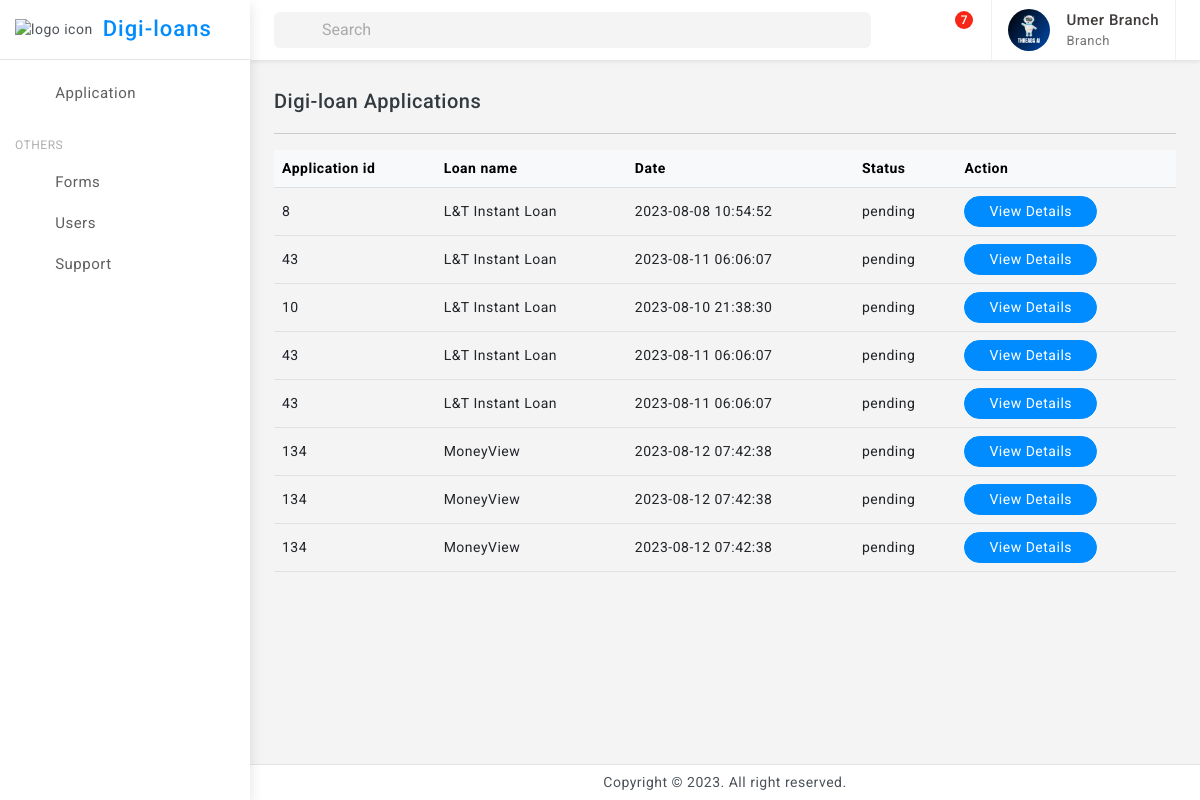
The app's page /loan_applications (signed in), older data.
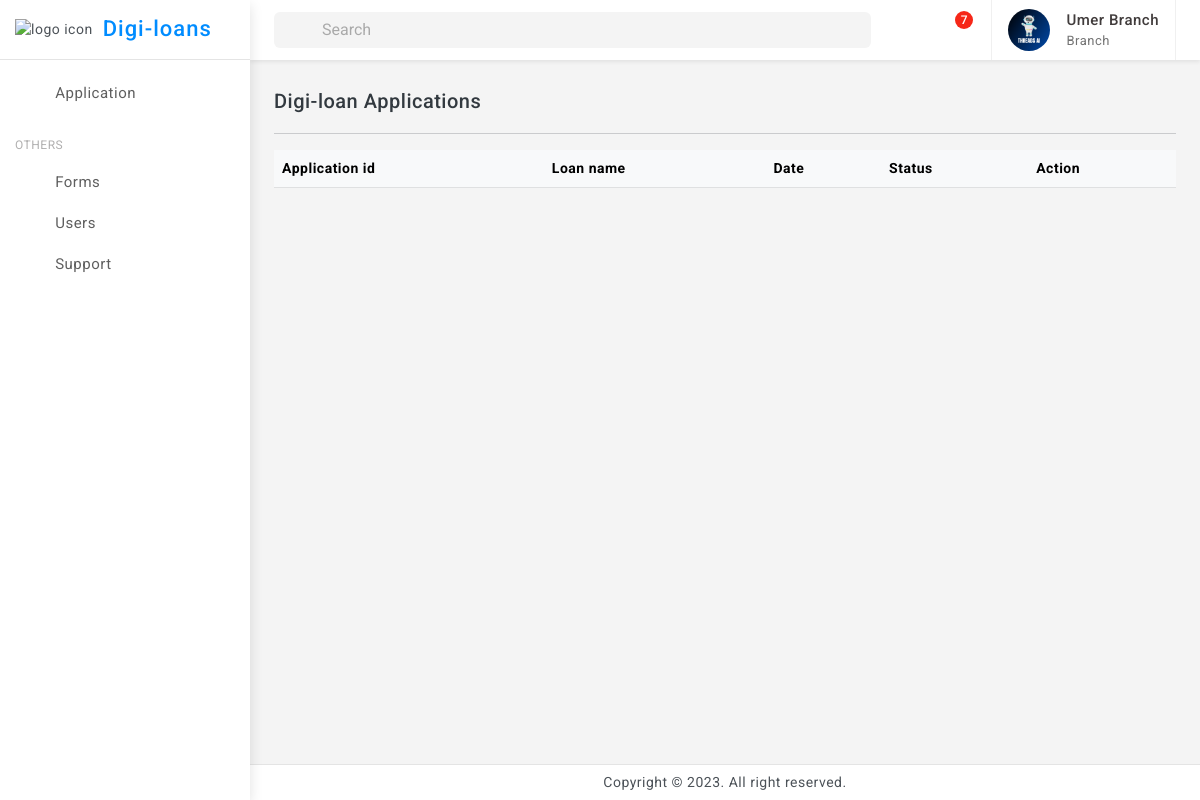
The same page, newer data.
### tables this page shows
CREATE TABLE "ProductForms" (
	"form_id"	INTEGER,
	"product_id"	INTEGER,
	"form_title"	TEXT,
	"form_fields"	TEXT,
	"created_time"	TIMESTAMP DEFAULT CURRENT_TIMESTAMP,
	"updated_time"	TIMESTAMP DEFAULT CURRENT_TIMESTAMP,
	"form_link"	TEXT,
	FOREIGN KEY("product_id") REFERENCES "LoanProducts"("product_id"),
	PRIMARY KEY("form_id")
);

CREATE TABLE LoanApplications (
                application_id INTEGER PRIMARY KEY,
                user_id INTEGER,
                product_id INTEGER,
                form_id INTEGER,
                application_data TEXT,
                status TEXT,
                created_time TIMESTAMP DEFAULT CURRENT_TIMESTAMP,
                updated_time TIMESTAMP DEFAULT CURRENT_TIMESTAMP,
                FOREIGN KEY (user_id) REFERENCES Users (user_id),
                FOREIGN KEY (product_id) REFERENCES LoanProducts (product_id),
                FOREIGN KEY (form_id) REFERENCES ProductForms (form_id)
            );

### flask_app.py (the view)
@app.route('/loan_applications')
def all_applications():
    if not ( 'logged_in' in session and session['logged_in']):
        return redirect(url_for('login'))
    applications=[]#get_loan_applications(1)
    apps_relations=ap_relation.read_all_ap_relations_by_user(user_id=session["user"][0])
    if(session["role"][0]==1):
        applications=get_loan_applications(1)
    else:
        if(apps_relations != None):
            for app in apps_relations:
                print(app[1])
                applcation=get_loan_application(app[1])
                applications.append(applcation)
    for index, application in enumerate(applications):
        applications[index] = (
            application[0],  # Keep other tuple elements unchanged
             application[1],  # Keep other tuple elements unchanged
              application[2],  # Keep other tuple elements unchanged
               application[3],  # Keep other tuple elements unchanged
            json.loads(application[4]),  # Convert JSON string to Python object
            application[5],  # Keep other tuple elements unchanged
            application[6],  # Keep other tuple elements unchanged
            application[7],
        )
        product_form_info = get_product_form(application[2])
        print(application[2])
        if product_form_info is not None:
            applications[index] += (product_form_info[2],)
        else:
            applications[index] += (product_form_info,)  # Or any
    final_applications = [tuple(_app) + (commentdb.get_ap_comments(_app[0]),) for _app in applications]
    print("final_applications ",len(applications))
    return render_template("vertical/all-applocations.html",applications=final_applications,msg=msg,)

### databse/application_relation_manage.py (called while the page is built)
def read_all_ap_relations_by_user(user_id):
    connection = db.connect_db()
    cursor = connection.cursor()
    try:
        cursor.execute("SELECT * FROM ap_relation WHERE user_id = ?", (user_id,))
        rows = cursor.fetchall()
        print("All ap_relation records for User ID:", user_id)
        return rows
    except Exception as e:
        print("Error:", str(e))
    finally:
        connection.close()

### databse/comnet_manage.py (called while the page is built)
def get_ap_comments(app_id):
    connection = db.connect_db()
    cursor = connection.cursor()
    try:
        cursor.execute("SELECT * FROM AppComment WHERE app_id=?", (app_id,))
        return cursor.fetchall()  # Return comments as a list of tuples
    finally:
        cursor.close()
        connection.close()

### databse/db_service.py (called while the page is built)
def connect_db():
    return sqlite3.connect('databse/digi_loans.db')

def get_product_form(form_id):
    conn = connect_db()
    cursor = conn.cursor()
    try:
        cursor.execute('SELECT * FROM ProductForms WHERE form_id = ?', (form_id,))
        product_form = cursor.fetchone()
        conn.close()
        return product_form
    except sqlite3.Error as e:
        print("Error getting product form:", e)
        conn.close()
        return None

def get_loan_application(application_id):
    conn = connect_db()
    cursor = conn.cursor()
    try:
        cursor.execute('SELECT * FROM LoanApplications WHERE application_id = ?', (application_id,))
        loan_application = cursor.fetchone()
        conn.close()
        return loan_application
    except sqlite3.Error as e:
        print("Error getting loan application:", e)
        conn.close()
        return None

### templates/vertical/all-applocations.html (shortened to what this page needs)
{% extends 'base.html' %}
{% block content %}
<div class="page-wrapper">
	<div class="page-content">
<div class="card-body">
    <div class="d-flex align-items-center">
        <div>
            <h5 class="mb-0">Digi-loan Applications</h5>
        </div>
        <div class="font-22 ms-auto"><i class="bx bx-dots-horizontal-rounded"></i>
        </div>
    </div>
    <hr>
    <div class="table-responsive">
        <table class="table align-middle mb-0">
            <thead class="table-light">
                <tr>
                    <th>Application id</th>
                    <th>Loan name</th>
                    <th>Date</th>
                    <th>Status</th>
                    <th>Action</th>
                </tr>
            </thead>
            <tbody>
                {%for application in applications %}
                <tr>
                    <td>{{ application[0] }}</td>
                    <td>
                        {{ application[8] }}
                    </td>
                    <td>{{ application[6] }}</td>
                    <td>
                        {{ application[5] }}
                    </td>
                    <td>
                        <button type="button" class="btn btn-primary btn-sm radius-30 px-4" data-bs-toggle="modal" data-bs-target="#exampleScrollableModal_{{ application[0] }}">View Details</button>
                    </td>
                </tr>
                {% endfor %}
            </tbody>
        </table>
    </div>
</div>
</div>
</div>
{% endblock %}

### templates/base.html (shortened to what this page needs)
<!doctype html>
<html lang="en">
<head>
	<link href="{{ url_for('static', filename='assets/plugins/vectormap/jquery-jvectormap-2.0.2.css') }}" rel="stylesheet"/>
	<link href="{{ url_for('static', filename='assets/plugins/simplebar/css/simplebar.css') }}" rel="stylesheet" />
	<link href="{{ url_for('static', filename='assets/plugins/perfect-scrollbar/css/perfect-scrollbar.css') }}" rel="stylesheet" />
	<link href="{{ url_for('static', filename='assets/plugins/metismenu/css/metisMenu.min.css') }}" rel="stylesheet"/>
	<link href="{{ url_for('static', filename='assets/plugins/datatable/css/dataTables.bootstrap5.min.css') }}" rel="stylesheet" />
	<link href="{{ url_for('static', filename='assets/css/pace.min.css') }}" rel="stylesheet"/>
	<link href="{{ url_for('static', filename='assets/css/bootstrap.min.css') }}" rel="stylesheet">
	<link href="{{ url_for('static', filename='assets/css/bootstrap-extended.css') }}" rel="stylesheet">
	<link href="{{ url_for('static', filename='assets/css/app.css') }}" rel="stylesheet">
	<link href="{{ url_for('static', filename='assets/css/icons.css') }}" rel="stylesheet">
	<link rel="stylesheet" href="{{ url_for('static', filename='assets/css/dark-theme.css') }}"/>
	<link rel="stylesheet" href="{{ url_for('static', filename='assets/css/semi-dark.css') }}"/>
	<link rel="stylesheet" href="{{ url_for('static', filename='assets/css/header-colors.css') }}"/>
</head>
<body>
	<div class="wrapper">
		<div class="sidebar-wrapper" data-simplebar="true">
			<div class="sidebar-header">
				<div>
					<img src="{{ url_for('static', filename='assets/images/logo-icon.png') }}" class="logo-icon" alt="logo icon">
				</div>
				<div>
					<h4 class="logo-text">Digi-loans</h4>
				</div>
				<div class="toggle-icon ms-auto"><i class='bx bx-arrow-back'></i>
				</div>
			 </div>
			<ul class="metismenu" id="menu">
				<li>
					<a href="{{ url_for('all_applications') }}" >
						<div class="parent-icon"><i class="bx bx-category"></i>
						</div>
						<div class="menu-title">Application</div>
					</a>
				</li>
				<li class="menu-label">Others</li>
				<li>
					<a href="{{ url_for('admin_forms') }}" >
						<div class="parent-icon"><i class='bx bx-cookie'></i>
						</div>
						<div class="menu-title">Forms</div>
					</a>
				</li>
				<li>
					<a href="{{ url_for('admin_users') }}" >
						<div class="parent-icon"><i class='bx bx-user'></i>
						</div>
						<div class="menu-title">Users</div>
					</a>
				</li>
				<li>
					<a href="http://digi-loans.com/" target="_blank">
						<div class="parent-icon"><i class="bx bx-support"></i>
						</div>
						<div class="menu-title">Support</div>
					</a>
				</li>
			</ul>
		</div>
		<header>
			<div class="topbar d-flex align-items-center">
				<nav class="navbar navbar-expand gap-3">
					  <div class="position-relative search-bar d-lg-block d-none" data-bs-toggle="modal" data-bs-target="#SearchModal">
						<input class="form-control px-5" disabled type="search" placeholder="Search">
						<span class="position-absolute top-50 search-show ms-3 translate-middle-y start-0 top-50 fs-5"><i class='bx bx-search'></i></span>
					  </div>
					  <div class="top-menu ms-auto">
						<ul class="navbar-nav align-items-center gap-1">
							<li class="nav-item dark-mode d-none d-sm-flex">
								<a class="nav-link dark-mode-icon" href="javascript:;"><i class='bx bx-moon'></i>
								</a>
							</li>
							<li class="nav-item dropdown dropdown-large">
								<a class="nav-link dropdown-toggle dropdown-toggle-nocaret position-relative" href="#" data-bs-toggle="dropdown"><span class="alert-count">7</span>
									<i class='bx bx-bell'></i>
								</a>
							</li>
						</ul>
					</div>
					<div class="user-box dropdown px-3">
						<a class="d-flex align-items-center nav-link dropdown-toggle gap-3 dropdown-toggle-nocaret" href="#" role="button" data-bs-toggle="dropdown" aria-expanded="false">
							{% if session['image'] %}
							<img src="{{ url_for('static', filename=session['image'][2]) }}" class="user-img" alt="user avatar">
							{% endif %}
							<div class="user-info">
								<p class="user-name mb-0">{{session['user'][4]}}</p>
								<p class="designattion mb-0">{{session['role'][1]}}</p>
							</div>
						</a>
					</div>
				</nav>
			</div>
		</header>
		{% block content %}{% endblock %}
		<footer class="page-footer">
			<p class="mb-0">Copyright © 2023. All right reserved.</p>
		</footer>
	</div>
</body>
</html>

### static/assets/css/app.css (style rules this page uses)
body { font-size: 14px; color: #4c5258; letter-spacing: .5px; background: #f4f4f4; overflow-x: hidden; font-family: Roboto, sans-serif }
a { text-decoration: none }
.wrapper { width: 100%; position: relative }
.sidebar-wrapper { width: 250px; height: 100%; position: fixed; top: 0; bottom: 0; left: 0; background: #fff; border-right: 0 solid #e4e4e4; z-index: 11; box-shadow: 0 .3rem .8rem rgba(0, 0, 0, .12); transition: all .2s ease-out }
.sidebar-header { width: 250px; height: 60px; display: flex; align-items: center; position: fixed; top: 0; bottom: 0; padding: 0 15px; z-index: 5; background: #fff; background-clip: padding-box; border-bottom: 1px solid #e4e4e4 }
.logo-icon { width: 30px }
.logo-text { font-size: 22px; margin-left: 10px; margin-bottom: 0; letter-spacing: 1px; color: #008cff; }
.toggle-icon { font-size: 22px; cursor: pointer; color: #008cff }
.topbar { position: fixed; top: 0; left: 250px; right: 0; height: 60px; background: #fff; border-bottom: 1px solid rgb(228 228 228 / 0%); z-index: 10; -webkit-box-shadow: 0 .125rem .25rem rgba(0, 0, 0, .075); box-shadow: 0 .125rem .25rem rgba(0, 0, 0, .075); }
.topbar .navbar { width: 100%; height: 60px; padding-left: 1.5rem; padding-right: 1.5rem; }
.page-wrapper { height: 100%; margin-top: 60px; margin-bottom: 30px; margin-left: 250px }
.page-content { padding: 1.5rem 1.5rem 0.7rem 1.5rem }
.page-footer { background: #fff; left: 250px; right: 0; bottom: 0; position: fixed; text-align: center; padding: 7px; font-size: 14px; border-top: 1px solid #e4e4e4; z-index: 3 }
.sidebar-wrapper ul { padding: 0; margin: 0; list-style: none; background: 0 0 }
.sidebar-wrapper .metismenu { background: 0 0; display: -webkit-box; display: -ms-flexbox; display: flex; padding: 10px; margin-top: 60px; -webkit-box-orient: vertical; -webkit-box-direction: normal; -ms-flex-direction: column; flex-direction: column }
.sidebar-wrapper .metismenu li+li { margin-top: 5px }
.sidebar-wrapper .metismenu li:first-child { margin-top: 5px }
.sidebar-wrapper .metismenu li:last-child { margin-bottom: 5px }
.sidebar-wrapper .metismenu>li { display: -webkit-box; display: -ms-flexbox; display: flex; -webkit-box-orient: vertical; -webkit-box-direction: normal; -ms-flex-direction: column; flex-direction: column; position: relative }
.sidebar-wrapper .metismenu a { position: relative; display: flex; align-items: center; justify-content: left; padding: 6px 16px; font-size: 15px; color: #5f5f5f; outline-width: 0; text-overflow: ellipsis; overflow: hidden; letter-spacing: .5px; border-radius: 0.25rem; transition: all .3s ease-out }
.sidebar-wrapper .metismenu a .parent-icon { font-size: 24px; line-height: 1 }
.sidebar-wrapper .metismenu a .menu-title { margin-left: 10px }
.menu-label { padding: 20px 15px 5px 5px; color: #b0afaf; text-transform: uppercase; font-size: 12px; letter-spacing: .5px }
.font-22 { font-size: 22px }
input::placeholder { color: #000!important; opacity: .3!important }
.topbar .navbar .navbar-nav .nav-item { display: flex; align-items: center; justify-content: center; width: auto; height: 60px; }
.topbar .navbar .navbar-nav .nav-link { color: #212529; font-size: 22px; border-radius: 50%; display: flex; align-items: center; justify-content: center; width: 42px; height: 42px; transition: 0.3s cubic-bezier(0.075, 0.82, 0.165, 1); }
.dropdown-toggle-nocaret:after { display: none }
.alert-count { position: absolute; top: 2px; left: 22px; width: 18px; height: 18px; display: flex; align-items: center; justify-content: center; border-radius: 50%; font-size: 12px; font-weight: 500; color: #fff; background: #f62718 }
.user-img { width: 42px; height: 42px; border-radius: 50%; border: 0 solid #e5e5e5; padding: 0; }
.user-info .user-name { font-size: 15px; font-weight: 500; color: #413c3c }
.user-info .designattion { font-size: 13px; color: #747474 }
.user-box { display: flex; align-items: center; height: 60px; border-left: 1px solid #f0f0f0; border-right: 1px solid #f0f0f0; }
.dropdown-large { position: relative }
.search-bar { width: 100%; cursor: pointer; }
.search-bar input[disabled] { cursor: pointer; background-color: #f4f4f4; border: 0; }

Row changes from the older to the newer data that the page shows:
no longer on this page (row unchanged): ProductForms: form_title "L&T Instant Loan" "L&T Instant Loan" "L&T Instant Loan" "L&T Instant Loan" "L&T Instant Loan"
removed LoanApplications: created_time "2023-08-08 10:54:52", status "pending"
removed LoanApplications: created_time "2023-08-11 06:06:07" "2023-08-11 06:06:07" "2023-08-11 06:06:07", status "pending" "pending" "pending"
removed LoanApplications: created_time "2023-08-10 21:38:30", status "pending"
no longer on this page (row unchanged): ProductForms: form_title "MoneyView" "MoneyView" "MoneyView"
removed LoanApplications: created_time "2023-08-12 07:42:38" "2023-08-12 07:42:38" "2023-08-12 07:42:38", status "pending" "pending" "pending"
Text that changed along with them:
list line gone: "8 View Details"
list line gone: "43 View Details"
list line gone: "10 View Details"
list line gone: "134 View Details"
